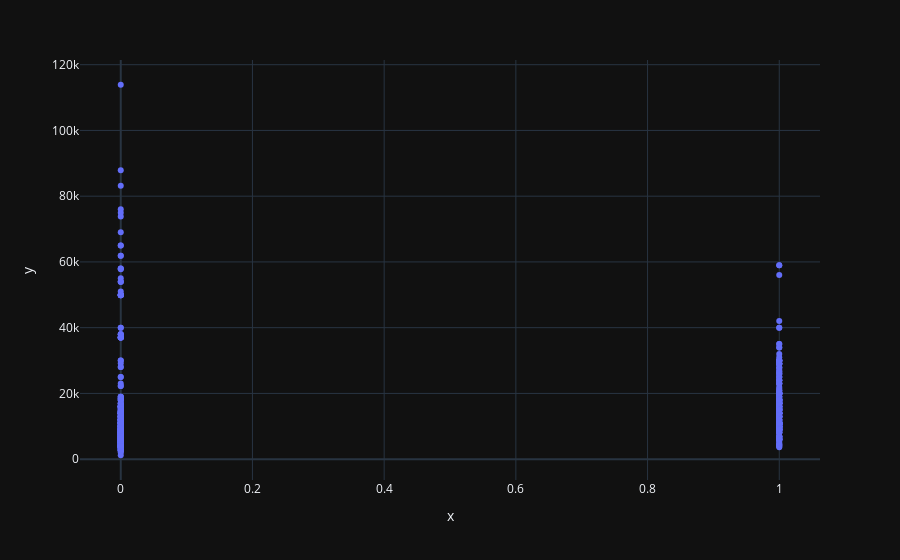

Notebook code for this chart:
### Code cell
px.scatter(x=mobile_df["Full HD"],y=mobile_df["Price in Rupees"])

### Figure 1 — Plotly figure (JSON) as saved in the notebook; plotly's stock layout.template omitted (floating-point values rounded to 4 significant figures; data arrays with more than 128 entries replaced by an {"elided": "..."} marker saying what was removed)
{"data": [{"hovertemplate": "x=%{x}<br>y=%{y}<extra></extra>", "legendgroup": "", "marker": {"color": "#636efa", "symbol": "circle"}, "mode": "markers", "name": "", "orientation": "v", "showlegend": false, "type": "scatter", "x": {"elided": "823 int values"}, "xaxis": "x", "y": {"elided": "823 int values"}, "yaxis": "y"}], "layout": {"legend": {"tracegroupgap": 0}, "margin": {"t": 60}, "xaxis": {"anchor": "y", "domain": [0, 1], "title": {"text": "x"}}, "yaxis": {"anchor": "x", "domain": [0, 1], "title": {"text": "y"}}}}
